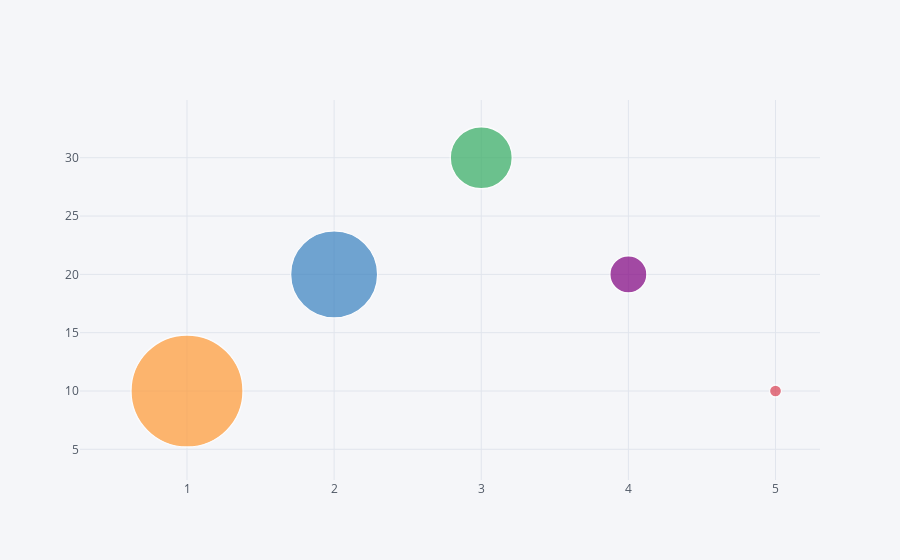

The code cell stored with this chart in its notebook:
### Code cell
# df3.iplot(kind="bubble", x="A", y="B", size="C")

### Figure 1 — Plotly figure (JSON) as saved in the notebook; plotly's stock layout.template omitted (floating-point values rounded to 4 significant figures)
{"data": [{"marker": {"color": ["rgb(255, 153, 51)", "rgb(55, 128, 191)", "rgb(50, 171, 96)", "rgb(128, 0, 128)", "rgb(219, 64, 82)", "rgb(0, 128, 128)", "rgb(255, 255, 51)", "rgb(128, 128, 0)", "rgb(251, 128, 114)", "rgb(128, 177, 211)"], "line": {"width": 1.3}, "size": [112, 87, 62, 37, 12], "symbol": "circle"}, "mode": "markers", "text": "", "type": "scatter", "x": [1, 2, 3, 4, 5], "y": [10, 20, 30, 20, 10]}], "layout": {"legend": {"bgcolor": "#F5F6F9", "font": {"color": "#4D5663"}}, "paper_bgcolor": "#F5F6F9", "plot_bgcolor": "#F5F6F9", "title": {"font": {"color": "#4D5663"}}, "xaxis": {"gridcolor": "#E1E5ED", "showgrid": true, "tickfont": {"color": "#4D5663"}, "title": {"font": {"color": "#4D5663"}, "text": ""}, "zerolinecolor": "#E1E5ED"}, "yaxis": {"gridcolor": "#E1E5ED", "showgrid": true, "tickfont": {"color": "#4D5663"}, "title": {"font": {"color": "#4D5663"}, "text": ""}, "zerolinecolor": "#E1E5ED"}}}
